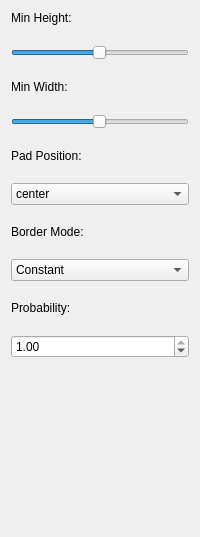
              <widget class="QWidget" name="padding">
               <layout class="QVBoxLayout" name="verticalLayout_92">
                <property name="spacing">
                 <number>20</number>
                </property>
                <item>
                 <widget class="QLabel" name="label_105">
                  <property name="text">
                   <string>Min Height:</string>
                  </property>
                 </widget>
                </item>
                <item>
                 <widget class="QSlider" name="padding_height">
                  <property name="minimum">
                   <number>1</number>
                  </property>
                  <property name="maximum">
                   <number>1024</number>
                  </property>
                  <property name="value">
                   <number>512</number>
                  </property>
                  <property name="orientation">
                   <enum>Qt::Horizontal</enum>
                  </property>
                 </widget>
                </item>
                <item>
                 <widget class="QLabel" name="label_116">
                  <property name="text">
                   <string>Min Width:</string>
                  </property>
                 </widget>
                </item>
                <item>
                 <widget class="QSlider" name="padding_width">
                  <property name="minimum">
                   <number>1</number>
                  </property>
                  <property name="maximum">
                   <number>1024</number>
                  </property>
                  <property name="value">
                   <number>512</number>
                  </property>
                  <property name="orientation">
                   <enum>Qt::Horizontal</enum>
                  </property>
                 </widget>
                </item>
                <item>
                 <widget class="QLabel" name="label_152">
                  <property name="text">
                   <string>Pad Position:</string>
                  </property>
                 </widget>
                </item>
                <item>
                 <widget class="QComboBox" name="padding_position_options">
                  <item>
                   <property name="text">
                    <string>center</string>
                   </property>
                  </item>
                  <item>
                   <property name="text">
                    <string>top_left</string>
                   </property>
                  </item>
                  <item>
                   <property name="text">
                    <string>top_right</string>
                   </property>
                  </item>
                  <item>
                   <property name="text">
                    <string>bottom_left</string>
                   </property>
                  </item>
                  <item>
                   <property name="text">
                    <string>bottom_right</string>
                   </property>
                  </item>
                  <item>
                   <property name="text">
                    <string>random</string>
                   </property>
                  </item>
                 </widget>
                </item>
                <item>
                 <widget class="QLabel" name="label_151">
                  <property name="text">
                   <string>Border Mode:</string>
                  </property>
                 </widget>
                </item>
                <item>
                 <widget class="QComboBox" name="padding_border_options">
                  <item>
                   <property name="text">
                    <string>Constant</string>
                   </property>
                  </item>
                  <item>
                   <property name="text">
                    <string>Replicate</string>
                   </property>
                  </item>
                  <item>
                   <property name="text">
                    <string>Reflect</string>
                   </property>
                  </item>
                  <item>
                   <property name="text">
                    <string>Wrap</string>
                   </property>
                  </item>
                  <item>
                   <property name="text">
                    <string>Reflect 101</string>
                   </property>
                  </item>
                 </widget>
                </item>
                <item>
                 <widget class="QLabel" name="label_150">
                  <property name="text">
                   <string>Probability:</string>
                  </property>
                 </widget>
                </item>
                <item>
                 <widget class="QDoubleSpinBox" name="padding_p">
                  <property name="decimals">
                   <number>2</number>
                  </property>
                  <property name="maximum">
                   <double>1.000000000000000</double>
                  </property>
                  <property name="singleStep">
                   <double>0.010000000000000</double>
                  </property>
                  <property name="value">
                   <double>1.000000000000000</double>
                  </property>
                 </widget>
                </item>
                <item>
                 <spacer name="verticalSpacer_22">
                  <property name="orientation">
                   <enum>Qt::Vertical</enum>
                  </property>
                  <property name="sizeHint" stdset="0">
                   <size>
                    <width>20</width>
                    <height>168</height>
                   </size>
                  </property>
                 </spacer>
                </item>
               </layout>
              </widget>
